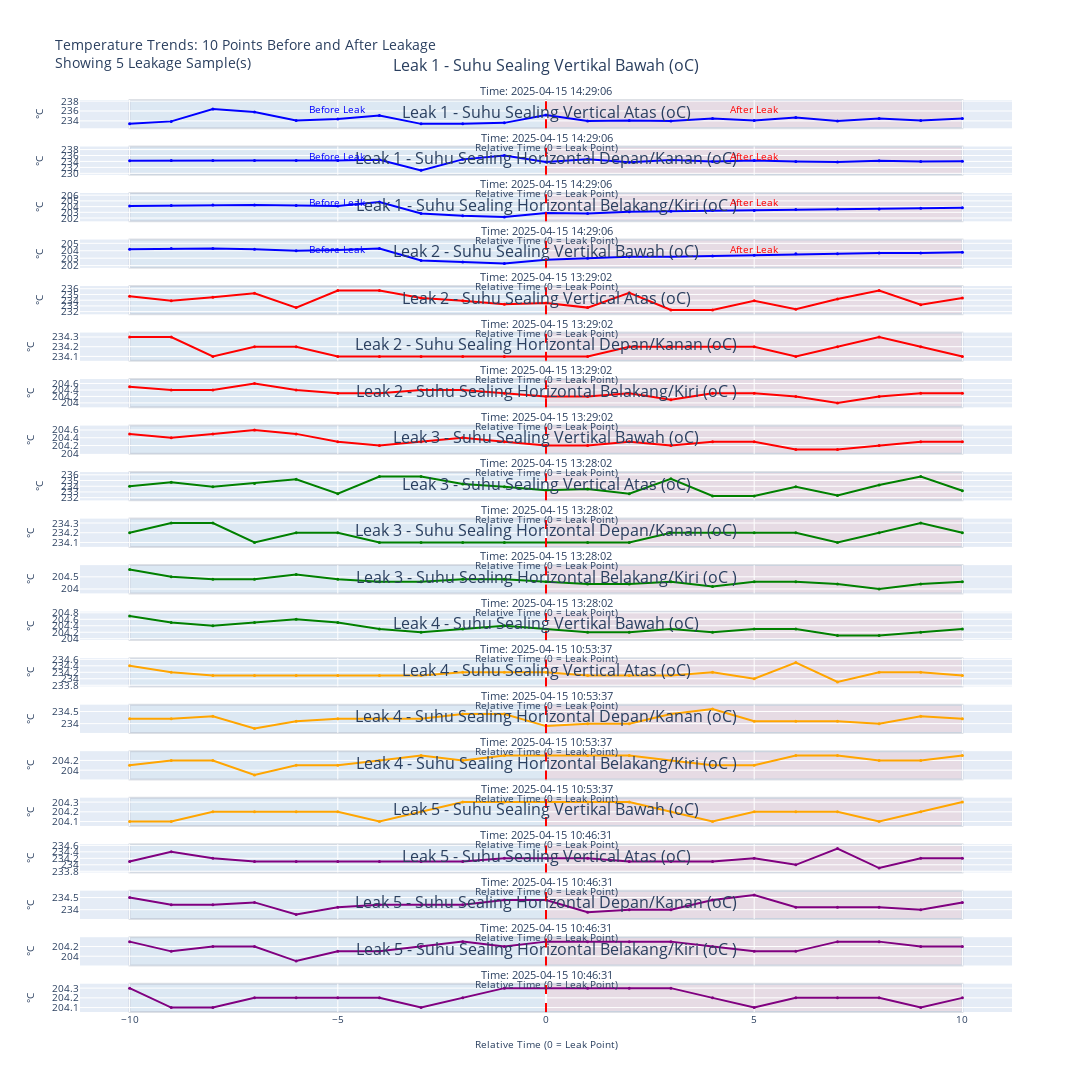

The notebook cell saved with this chart:
### Code cell
# Split for training and testing
train_size = int(len(df_cleaned) * 0.8)
df_train = df_cleaned.iloc[:train_size]
df_test = df_cleaned.iloc[train_size:]

# Plot leakage trends for training data
fig, selected_leaks = plot_leakage_trends(
    df_train, 
    leak_condition=LEAK_CONDITION, 
    n_points=10, 
    sample=5, 
    cols=sealing_cols
)
if fig:
    fig.show()

### Figure 1 — Plotly figure (JSON) as saved in the notebook; plotly's stock layout.template omitted (floating-point values rounded to 4 significant figures)
{"data": [{"line": {"color": "blue", "width": 2}, "marker": {"color": "blue", "size": 3}, "mode": "lines+markers", "name": "Leak 1 - Suhu Sealing Vertikal Bawah (oC)", "showlegend": false, "type": "scatter", "x": [-10, -9, -8, -7, -6, -5, -4, -3, -2, -1, 0, 1, 2, 3, 4, 5, 6, 7, 8, 9, 10], "xaxis": "x", "y": [233.4, 233.9, 236.4, 235.8, 234.1, 234.4, 235.1, 233.4, 233.4, 233.6, 235.2, 234.0, 234.1, 234.0, 234.5, 234.1, 234.7, 234.0, 234.5, 234.1, 234.5], "yaxis": "y"}, {"line": {"color": "blue", "width": 2}, "marker": {"color": "blue", "size": 3}, "mode": "lines+markers", "name": "Leak 1 - Suhu Sealing Vertical Atas (oC)", "showlegend": false, "type": "scatter", "x": [-10, -9, -8, -7, -6, -5, -4, -3, -2, -1, 0, 1, 2, 3, 4, 5, 6, 7, 8, 9, 10], "xaxis": "x2", "y": [234.2, 234.3, 234.3, 234.3, 234.3, 234.3, 234.6, 231.0, 234.7, 236.0, 233.8, 234.7, 233.7, 234.5, 234.0, 234.3, 234.0, 233.8, 234.2, 234.0, 234.1], "yaxis": "y2"}, {"line": {"color": "blue", "width": 2}, "marker": {"color": "blue", "size": 3}, "mode": "lines+markers", "name": "Leak 1 - Suhu Sealing Horizontal Depan/Kanan (oC)", "showlegend": false, "type": "scatter", "x": [-10, -9, -8, -7, -6, -5, -4, -3, -2, -1, 0, 1, 2, 3, 4, 5, 6, 7, 8, 9, 10], "xaxis": "x3", "y": [204.1, 204.2, 204.3, 204.3, 204.2, 204.1, 204.8, 202.8, 202.4, 202.2, 202.9, 202.8, 203.1, 203.2, 203.3, 203.3, 203.5, 203.6, 203.6, 203.7, 203.8], "yaxis": "y3"}, {"line": {"color": "blue", "width": 2}, "marker": {"color": "blue", "size": 3}, "mode": "lines+markers", "name": "Leak 1 - Suhu Sealing Horizontal Belakang/Kiri (oC )", "showlegend": false, "type": "scatter", "x": [-10, -9, -8, -7, -6, -5, -4, -3, -2, -1, 0, 1, 2, 3, 4, 5, 6, 7, 8, 9, 10], "xaxis": "x4", "y": [204.2, 204.3, 204.3, 204.2, 204.0, 204.1, 204.3, 202.7, 202.5, 202.3, 202.8, 203.0, 203.2, 203.2, 203.3, 203.4, 203.6, 203.6, 203.7, 203.7, 203.8], "yaxis": "y4"}, {"line": {"color": "red", "width": 2}, "marker": {"color": "red", "size": 3}, "mode": "lines+markers", "name": "Leak 2 - Suhu Sealing Vertikal Bawah (oC)", "showlegend": false, "type": "scatter", "x": [-10, -9, -8, -7, -6, -5, -4, -3, -2, -1, 0, 1, 2, 3, 4, 5, 6, 7, 8, 9, 10], "xaxis": "x5", "y": [234.7, 233.9, 234.5, 235.2, 232.7, 235.7, 235.7, 234.4, 233.9, 233.3, 233.5, 232.7, 235.3, 232.3, 232.3, 233.9, 232.4, 234.2, 235.7, 233.2, 234.4], "yaxis": "y5"}, {"line": {"color": "red", "width": 2}, "marker": {"color": "red", "size": 3}, "mode": "lines+markers", "name": "Leak 2 - Suhu Sealing Vertical Atas (oC)", "showlegend": false, "type": "scatter", "x": [-10, -9, -8, -7, -6, -5, -4, -3, -2, -1, 0, 1, 2, 3, 4, 5, 6, 7, 8, 9, 10], "xaxis": "x6", "y": [234.3, 234.3, 234.1, 234.2, 234.2, 234.1, 234.1, 234.1, 234.1, 234.1, 234.1, 234.1, 234.2, 234.2, 234.2, 234.2, 234.1, 234.2, 234.3, 234.2, 234.1], "yaxis": "y6"}, {"line": {"color": "red", "width": 2}, "marker": {"color": "red", "size": 3}, "mode": "lines+markers", "name": "Leak 2 - Suhu Sealing Horizontal Depan/Kanan (oC)", "showlegend": false, "type": "scatter", "x": [-10, -9, -8, -7, -6, -5, -4, -3, -2, -1, 0, 1, 2, 3, 4, 5, 6, 7, 8, 9, 10], "xaxis": "x7", "y": [204.5, 204.4, 204.4, 204.6, 204.4, 204.3, 204.3, 204.4, 204.4, 204.3, 204.2, 204.2, 204.3, 204.1, 204.3, 204.3, 204.2, 204.0, 204.2, 204.3, 204.3], "yaxis": "y7"}, {"line": {"color": "red", "width": 2}, "marker": {"color": "red", "size": 3}, "mode": "lines+markers", "name": "Leak 2 - Suhu Sealing Horizontal Belakang/Kiri (oC )", "showlegend": false, "type": "scatter", "x": [-10, -9, -8, -7, -6, -5, -4, -3, -2, -1, 0, 1, 2, 3, 4, 5, 6, 7, 8, 9, 10], "xaxis": "x8", "y": [204.5, 204.4, 204.5, 204.6, 204.5, 204.3, 204.2, 204.3, 204.4, 204.3, 204.2, 204.2, 204.3, 204.2, 204.3, 204.3, 204.1, 204.1, 204.2, 204.3, 204.3], "yaxis": "y8"}, {"line": {"color": "green", "width": 2}, "marker": {"color": "green", "size": 3}, "mode": "lines+markers", "name": "Leak 3 - Suhu Sealing Vertikal Bawah (oC)", "showlegend": false, "type": "scatter", "x": [-10, -9, -8, -7, -6, -5, -4, -3, -2, -1, 0, 1, 2, 3, 4, 5, 6, 7, 8, 9, 10], "xaxis": "x9", "y": [234.0, 234.7, 233.9, 234.5, 235.2, 232.7, 235.7, 235.7, 234.4, 233.9, 233.3, 233.5, 232.7, 235.3, 232.3, 232.3, 233.9, 232.4, 234.2, 235.7, 233.2], "yaxis": "y9"}, {"line": {"color": "green", "width": 2}, "marker": {"color": "green", "size": 3}, "mode": "lines+markers", "name": "Leak 3 - Suhu Sealing Vertical Atas (oC)", "showlegend": false, "type": "scatter", "x": [-10, -9, -8, -7, -6, -5, -4, -3, -2, -1, 0, 1, 2, 3, 4, 5, 6, 7, 8, 9, 10], "xaxis": "x10", "y": [234.2, 234.3, 234.3, 234.1, 234.2, 234.2, 234.1, 234.1, 234.1, 234.1, 234.1, 234.1, 234.1, 234.2, 234.2, 234.2, 234.2, 234.1, 234.2, 234.3, 234.2], "yaxis": "y10"}, {"line": {"color": "green", "width": 2}, "marker": {"color": "green", "size": 3}, "mode": "lines+markers", "name": "Leak 3 - Suhu Sealing Horizontal Depan/Kanan (oC)", "showlegend": false, "type": "scatter", "x": [-10, -9, -8, -7, -6, -5, -4, -3, -2, -1, 0, 1, 2, 3, 4, 5, 6, 7, 8, 9, 10], "xaxis": "x11", "y": [204.8, 204.5, 204.4, 204.4, 204.6, 204.4, 204.3, 204.3, 204.4, 204.4, 204.3, 204.2, 204.2, 204.3, 204.1, 204.3, 204.3, 204.2, 204.0, 204.2, 204.3], "yaxis": "y11"}, {"line": {"color": "green", "width": 2}, "marker": {"color": "green", "size": 3}, "mode": "lines+markers", "name": "Leak 3 - Suhu Sealing Horizontal Belakang/Kiri (oC )", "showlegend": false, "type": "scatter", "x": [-10, -9, -8, -7, -6, -5, -4, -3, -2, -1, 0, 1, 2, 3, 4, 5, 6, 7, 8, 9, 10], "xaxis": "x12", "y": [204.7, 204.5, 204.4, 204.5, 204.6, 204.5, 204.3, 204.2, 204.3, 204.4, 204.3, 204.2, 204.2, 204.3, 204.2, 204.3, 204.3, 204.1, 204.1, 204.2, 204.3], "yaxis": "y12"}, {"line": {"color": "orange", "width": 2}, "marker": {"color": "orange", "size": 3}, "mode": "lines+markers", "name": "Leak 4 - Suhu Sealing Vertikal Bawah (oC)", "showlegend": false, "type": "scatter", "x": [-10, -9, -8, -7, -6, -5, -4, -3, -2, -1, 0, 1, 2, 3, 4, 5, 6, 7, 8, 9, 10], "xaxis": "x13", "y": [234.4, 234.2, 234.1, 234.1, 234.1, 234.1, 234.1, 234.1, 234.2, 234.2, 234.2, 234.1, 234.1, 234.1, 234.2, 234.0, 234.5, 233.9, 234.2, 234.2, 234.1], "yaxis": "y13"}, {"line": {"color": "orange", "width": 2}, "marker": {"color": "orange", "size": 3}, "mode": "lines+markers", "name": "Leak 4 - Suhu Sealing Vertical Atas (oC)", "showlegend": false, "type": "scatter", "x": [-10, -9, -8, -7, -6, -5, -4, -3, -2, -1, 0, 1, 2, 3, 4, 5, 6, 7, 8, 9, 10], "xaxis": "x14", "y": [234.2, 234.2, 234.3, 233.8, 234.1, 234.2, 234.2, 234.2, 234.4, 234.4, 233.9, 234.0, 234.0, 234.4, 234.6, 234.1, 234.1, 234.1, 234.0, 234.3, 234.2], "yaxis": "y14"}, {"line": {"color": "orange", "width": 2}, "marker": {"color": "orange", "size": 3}, "mode": "lines+markers", "name": "Leak 4 - Suhu Sealing Horizontal Depan/Kanan (oC)", "showlegend": false, "type": "scatter", "x": [-10, -9, -8, -7, -6, -5, -4, -3, -2, -1, 0, 1, 2, 3, 4, 5, 6, 7, 8, 9, 10], "xaxis": "x15", "y": [204.1, 204.2, 204.2, 203.9, 204.1, 204.1, 204.2, 204.3, 204.2, 204.3, 204.3, 204.3, 204.3, 204.2, 204.1, 204.1, 204.3, 204.3, 204.2, 204.2, 204.3], "yaxis": "y15"}, {"line": {"color": "orange", "width": 2}, "marker": {"color": "orange", "size": 3}, "mode": "lines+markers", "name": "Leak 4 - Suhu Sealing Horizontal Belakang/Kiri (oC )", "showlegend": false, "type": "scatter", "x": [-10, -9, -8, -7, -6, -5, -4, -3, -2, -1, 0, 1, 2, 3, 4, 5, 6, 7, 8, 9, 10], "xaxis": "x16", "y": [204.1, 204.1, 204.2, 204.2, 204.2, 204.2, 204.1, 204.2, 204.3, 204.3, 204.3, 204.3, 204.3, 204.2, 204.1, 204.2, 204.2, 204.2, 204.1, 204.2, 204.3], "yaxis": "y16"}, {"line": {"color": "purple", "width": 2}, "marker": {"color": "purple", "size": 3}, "mode": "lines+markers", "name": "Leak 5 - Suhu Sealing Vertikal Bawah (oC)", "showlegend": false, "type": "scatter", "x": [-10, -9, -8, -7, -6, -5, -4, -3, -2, -1, 0, 1, 2, 3, 4, 5, 6, 7, 8, 9, 10], "xaxis": "x17", "y": [234.1, 234.4, 234.2, 234.1, 234.1, 234.1, 234.1, 234.1, 234.1, 234.2, 234.2, 234.2, 234.1, 234.1, 234.1, 234.2, 234.0, 234.5, 233.9, 234.2, 234.2], "yaxis": "y17"}, {"line": {"color": "purple", "width": 2}, "marker": {"color": "purple", "size": 3}, "mode": "lines+markers", "name": "Leak 5 - Suhu Sealing Vertical Atas (oC)", "showlegend": false, "type": "scatter", "x": [-10, -9, -8, -7, -6, -5, -4, -3, -2, -1, 0, 1, 2, 3, 4, 5, 6, 7, 8, 9, 10], "xaxis": "x18", "y": [234.5, 234.2, 234.2, 234.3, 233.8, 234.1, 234.2, 234.2, 234.2, 234.4, 234.4, 233.9, 234.0, 234.0, 234.4, 234.6, 234.1, 234.1, 234.1, 234.0, 234.3], "yaxis": "y18"}, {"line": {"color": "purple", "width": 2}, "marker": {"color": "purple", "size": 3}, "mode": "lines+markers", "name": "Leak 5 - Suhu Sealing Horizontal Depan/Kanan (oC)", "showlegend": false, "type": "scatter", "x": [-10, -9, -8, -7, -6, -5, -4, -3, -2, -1, 0, 1, 2, 3, 4, 5, 6, 7, 8, 9, 10], "xaxis": "x19", "y": [204.3, 204.1, 204.2, 204.2, 203.9, 204.1, 204.1, 204.2, 204.3, 204.2, 204.3, 204.3, 204.3, 204.3, 204.2, 204.1, 204.1, 204.3, 204.3, 204.2, 204.2], "yaxis": "y19"}, {"line": {"color": "purple", "width": 2}, "marker": {"color": "purple", "size": 3}, "mode": "lines+markers", "name": "Leak 5 - Suhu Sealing Horizontal Belakang/Kiri (oC )", "showlegend": false, "type": "scatter", "x": [-10, -9, -8, -7, -6, -5, -4, -3, -2, -1, 0, 1, 2, 3, 4, 5, 6, 7, 8, 9, 10], "xaxis": "x20", "y": [204.3, 204.1, 204.1, 204.2, 204.2, 204.2, 204.2, 204.1, 204.2, 204.3, 204.3, 204.3, 204.3, 204.3, 204.2, 204.1, 204.2, 204.2, 204.2, 204.1, 204.2], "yaxis": "y20"}], "layout": {"annotations": [{"font": {"size": 16}, "showarrow": false, "text": "Leak 1 - Suhu Sealing Vertikal Bawah (oC)<br><sub>Time: 2025-04-15 14:29:06</sub>", "x": 0.5, "xanchor": "center", "xref": "paper", "y": 1, "yanchor": "bottom", "yref": "paper"}, {"font": {"size": 16}, "showarrow": false, "text": "Leak 1 - Suhu Sealing Vertical Atas (oC)<br><sub>Time: 2025-04-15 14:29:06</sub>", "x": 0.5, "xanchor": "center", "xref": "paper", "y": 0.949, "yanchor": "bottom", "yref": "paper"}, {"font": {"size": 16}, "showarrow": false, "text": "Leak 1 - Suhu Sealing Horizontal Depan/Kanan (oC)<br><sub>Time: 2025-04-15 14:29:06</sub>", "x": 0.5, "xanchor": "center", "xref": "paper", "y": 0.898, "yanchor": "bottom", "yref": "paper"}, {"font": {"size": 16}, "showarrow": false, "text": "Leak 1 - Suhu Sealing Horizontal Belakang/Kiri (oC )<br><sub>Time: 2025-04-15 14:29:06</sub>", "x": 0.5, "xanchor": "center", "xref": "paper", "y": 0.847, "yanchor": "bottom", "yref": "paper"}, {"font": {"size": 16}, "showarrow": false, "text": "Leak 2 - Suhu Sealing Vertikal Bawah (oC)<br><sub>Time: 2025-04-15 13:29:02</sub>", "x": 0.5, "xanchor": "center", "xref": "paper", "y": 0.796, "yanchor": "bottom", "yref": "paper"}, {"font": {"size": 16}, "showarrow": false, "text": "Leak 2 - Suhu Sealing Vertical Atas (oC)<br><sub>Time: 2025-04-15 13:29:02</sub>", "x": 0.5, "xanchor": "center", "xref": "paper", "y": 0.745, "yanchor": "bottom", "yref": "paper"}, {"font": {"size": 16}, "showarrow": false, "text": "Leak 2 - Suhu Sealing Horizontal Depan/Kanan (oC)<br><sub>Time: 2025-04-15 13:29:02</sub>", "x": 0.5, "xanchor": "center", "xref": "paper", "y": 0.694, "yanchor": "bottom", "yref": "paper"}, {"font": {"size": 16}, "showarrow": false, "text": "Leak 2 - Suhu Sealing Horizontal Belakang/Kiri (oC )<br><sub>Time: 2025-04-15 13:29:02</sub>", "x": 0.5, "xanchor": "center", "xref": "paper", "y": 0.643, "yanchor": "bottom", "yref": "paper"}, {"font": {"size": 16}, "showarrow": false, "text": "Leak 3 - Suhu Sealing Vertikal Bawah (oC)<br><sub>Time: 2025-04-15 13:28:02</sub>", "x": 0.5, "xanchor": "center", "xref": "paper", "y": 0.592, "yanchor": "bottom", "yref": "paper"}, {"font": {"size": 16}, "showarrow": false, "text": "Leak 3 - Suhu Sealing Vertical Atas (oC)<br><sub>Time: 2025-04-15 13:28:02</sub>", "x": 0.5, "xanchor": "center", "xref": "paper", "y": 0.541, "yanchor": "bottom", "yref": "paper"}, {"font": {"size": 16}, "showarrow": false, "text": "Leak 3 - Suhu Sealing Horizontal Depan/Kanan (oC)<br><sub>Time: 2025-04-15 13:28:02</sub>", "x": 0.5, "xanchor": "center", "xref": "paper", "y": 0.49, "yanchor": "bottom", "yref": "paper"}, {"font": {"size": 16}, "showarrow": false, "text": "Leak 3 - Suhu Sealing Horizontal Belakang/Kiri (oC )<br><sub>Time: 2025-04-15 13:28:02</sub>", "x": 0.5, "xanchor": "center", "xref": "paper", "y": 0.439, "yanchor": "bottom", "yref": "paper"}, {"font": {"size": 16}, "showarrow": false, "text": "Leak 4 - Suhu Sealing Vertikal Bawah (oC)<br><sub>Time: 2025-04-15 10:53:37</sub>", "x": 0.5, "xanchor": "center", "xref": "paper", "y": 0.388, "yanchor": "bottom", "yref": "paper"}, {"font": {"size": 16}, "showarrow": false, "text": "Leak 4 - Suhu Sealing Vertical Atas (oC)<br><sub>Time: 2025-04-15 10:53:37</sub>", "x": 0.5, "xanchor": "center", "xref": "paper", "y": 0.337, "yanchor": "bottom", "yref": "paper"}, {"font": {"size": 16}, "showarrow": false, "text": "Leak 4 - Suhu Sealing Horizontal Depan/Kanan (oC)<br><sub>Time: 2025-04-15 10:53:37</sub>", "x": 0.5, "xanchor": "center", "xref": "paper", "y": 0.286, "yanchor": "bottom", "yref": "paper"}, {"font": {"size": 16}, "showarrow": false, "text": "Leak 4 - Suhu Sealing Horizontal Belakang/Kiri (oC )<br><sub>Time: 2025-04-15 10:53:37</sub>", "x": 0.5, "xanchor": "center", "xref": "paper", "y": 0.235, "yanchor": "bottom", "yref": "paper"}, {"font": {"size": 16}, "showarrow": false, "text": "Leak 5 - Suhu Sealing Vertikal Bawah (oC)<br><sub>Time: 2025-04-15 10:46:31</sub>", "x": 0.5, "xanchor": "center", "xref": "paper", "y": 0.184, "yanchor": "bottom", "yref": "paper"}, {"font": {"size": 16}, "showarrow": false, "text": "Leak 5 - Suhu Sealing Vertical Atas (oC)<br><sub>Time: 2025-04-15 10:46:31</sub>", "x": 0.5, "xanchor": "center", "xref": "paper", "y": 0.133, "yanchor": "bottom", "yref": "paper"}, {"font": {"size": 16}, "showarrow": false, "text": "Leak 5 - Suhu Sealing Horizontal Depan/Kanan (oC)<br><sub>Time: 2025-04-15 10:46:31</sub>", "x": 0.5, "xanchor": "center", "xref": "paper", "y": 0.082, "yanchor": "bottom", "yref": "paper"}, {"font": {"size": 16}, "showarrow": false, "text": "Leak 5 - Suhu Sealing Horizontal Belakang/Kiri (oC )<br><sub>Time: 2025-04-15 10:46:31</sub>", "x": 0.5, "xanchor": "center", "xref": "paper", "y": 0.031, "yanchor": "bottom", "yref": "paper"}, {"font": {"color": "blue", "size": 10}, "showarrow": false, "text": "Before Leak", "x": -5, "xref": "x", "y": 236.4, "yref": "y"}, {"font": {"color": "red", "size": 10}, "showarrow": false, "text": "After Leak", "x": 5, "xref": "x", "y": 236.4, "yref": "y"}, {"font": {"color": "blue", "size": 10}, "showarrow": false, "text": "Before Leak", "x": -5, "xref": "x2", "y": 236, "yref": "y2"}, {"font": {"color": "red", "size": 10}, "showarrow": false, "text": "After Leak", "x": 5, "xref": "x2", "y": 236, "yref": "y2"}, {"font": {"color": "blue", "size": 10}, "showarrow": false, "text": "Before Leak", "x": -5, "xref": "x3", "y": 204.8, "yref": "y3"}, {"font": {"color": "red", "size": 10}, "showarrow": false, "text": "After Leak", "x": 5, "xref": "x3", "y": 204.8, "yref": "y3"}, {"font": {"color": "blue", "size": 10}, "showarrow": false, "text": "Before Leak", "x": -5, "xref": "x4", "y": 204.3, "yref": "y4"}, {"font": {"color": "red", "size": 10}, "showarrow": false, "text": "After Leak", "x": 5, "xref": "x4", "y": 204.3, "yref": "y4"}], "font": {"size": 10}, "height": 4000, "shapes": [{"fillcolor": "lightblue", "layer": "below", "opacity": 0.15, "type": "rect", "x0": -10, "x1": 0, "xref": "x", "y0": 0, "y1": 1, "yref": "y domain"}, {"line": {"color": "red", "dash": "dash", "width": 2}, "type": "line", "x0": 0, "x1": 0, "xref": "x", "y0": 0, "y1": 1, "yref": "y domain"}, {"fillcolor": "lightcoral", "layer": "below", "opacity": 0.15, "type": "rect", "x0": 0, "x1": 10, "xref": "x", "y0": 0, "y1": 1, "yref": "y domain"}, {"fillcolor": "lightblue", "layer": "below", "opacity": 0.15, "type": "rect", "x0": -10, "x1": 0, "xref": "x2", "y0": 0, "y1": 1, "yref": "y2 domain"}, {"line": {"color": "red", "dash": "dash", "width": 2}, "type": "line", "x0": 0, "x1": 0, "xref": "x2", "y0": 0, "y1": 1, "yref": "y2 domain"}, {"fillcolor": "lightcoral", "layer": "below", "opacity": 0.15, "type": "rect", "x0": 0, "x1": 10, "xref": "x2", "y0": 0, "y1": 1, "yref": "y2 domain"}, {"fillcolor": "lightblue", "layer": "below", "opacity": 0.15, "type": "rect", "x0": -10, "x1": 0, "xref": "x3", "y0": 0, "y1": 1, "yref": "y3 domain"}, {"line": {"color": "red", "dash": "dash", "width": 2}, "type": "line", "x0": 0, "x1": 0, "xref": "x3", "y0": 0, "y1": 1, "yref": "y3 domain"}, {"fillcolor": "lightcoral", "layer": "below", "opacity": 0.15, "type": "rect", "x0": 0, "x1": 10, "xref": "x3", "y0": 0, "y1": 1, "yref": "y3 domain"}, {"fillcolor": "lightblue", "layer": "below", "opacity": 0.15, "type": "rect", "x0": -10, "x1": 0, "xref": "x4", "y0": 0, "y1": 1, "yref": "y4 domain"}, {"line": {"color": "red", "dash": "dash", "width": 2}, "type": "line", "x0": 0, "x1": 0, "xref": "x4", "y0": 0, "y1": 1, "yref": "y4 domain"}, {"fillcolor": "lightcoral", "layer": "below", "opacity": 0.15, "type": "rect", "x0": 0, "x1": 10, "xref": "x4", "y0": 0, "y1": 1, "yref": "y4 domain"}, {"fillcolor": "lightblue", "layer": "below", "opacity": 0.15, "type": "rect", "x0": -10, "x1": 0, "xref": "x5", "y0": 0, "y1": 1, "yref": "y5 domain"}, {"line": {"color": "red", "dash": "dash", "width": 2}, "type": "line", "x0": 0, "x1": 0, "xref": "x5", "y0": 0, "y1": 1, "yref": "y5 domain"}, {"fillcolor": "lightcoral", "layer": "below", "opacity": 0.15, "type": "rect", "x0": 0, "x1": 10, "xref": "x5", "y0": 0, "y1": 1, "yref": "y5 domain"}, {"fillcolor": "lightblue", "layer": "below", "opacity": 0.15, "type": "rect", "x0": -10, "x1": 0, "xref": "x6", "y0": 0, "y1": 1, "yref": "y6 domain"}, {"line": {"color": "red", "dash": "dash", "width": 2}, "type": "line", "x0": 0, "x1": 0, "xref": "x6", "y0": 0, "y1": 1, "yref": "y6 domain"}, {"fillcolor": "lightcoral", "layer": "below", "opacity": 0.15, "type": "rect", "x0": 0, "x1": 10, "xref": "x6", "y0": 0, "y1": 1, "yref": "y6 domain"}, {"fillcolor": "lightblue", "layer": "below", "opacity": 0.15, "type": "rect", "x0": -10, "x1": 0, "xref": "x7", "y0": 0, "y1": 1, "yref": "y7 domain"}, {"line": {"color": "red", "dash": "dash", "width": 2}, "type": "line", "x0": 0, "x1": 0, "xref": "x7", "y0": 0, "y1": 1, "yref": "y7 domain"}, {"fillcolor": "lightcoral", "layer": "below", "opacity": 0.15, "type": "rect", "x0": 0, "x1": 10, "xref": "x7", "y0": 0, "y1": 1, "yref": "y7 domain"}, {"fillcolor": "lightblue", "layer": "below", "opacity": 0.15, "type": "rect", "x0": -10, "x1": 0, "xref": "x8", "y0": 0, "y1": 1, "yref": "y8 domain"}, {"line": {"color": "red", "dash": "dash", "width": 2}, "type": "line", "x0": 0, "x1": 0, "xref": "x8", "y0": 0, "y1": 1, "yref": "y8 domain"}, {"fillcolor": "lightcoral", "layer": "below", "opacity": 0.15, "type": "rect", "x0": 0, "x1": 10, "xref": "x8", "y0": 0, "y1": 1, "yref": "y8 domain"}, {"fillcolor": "lightblue", "layer": "below", "opacity": 0.15, "type": "rect", "x0": -10, "x1": 0, "xref": "x9", "y0": 0, "y1": 1, "yref": "y9 domain"}, {"line": {"color": "red", "dash": "dash", "width": 2}, "type": "line", "x0": 0, "x1": 0, "xref": "x9", "y0": 0, "y1": 1, "yref": "y9 domain"}, {"fillcolor": "lightcoral", "layer": "below", "opacity": 0.15, "type": "rect", "x0": 0, "x1": 10, "xref": "x9", "y0": 0, "y1": 1, "yref": "y9 domain"}, {"fillcolor": "lightblue", "layer": "below", "opacity": 0.15, "type": "rect", "x0": -10, "x1": 0, "xref": "x10", "y0": 0, "y1": 1, "yref": "y10 domain"}, {"line": {"color": "red", "dash": "dash", "width": 2}, "type": "line", "x0": 0, "x1": 0, "xref": "x10", "y0": 0, "y1": 1, "yref": "y10 domain"}, {"fillcolor": "lightcoral", "layer": "below", "opacity": 0.15, "type": "rect", "x0": 0, "x1": 10, "xref": "x10", "y0": 0, "y1": 1, "yref": "y10 domain"}, {"fillcolor": "lightblue", "layer": "below", "opacity": 0.15, "type": "rect", "x0": -10, "x1": 0, "xref": "x11", "y0": 0, "y1": 1, "yref": "y11 domain"}, {"line": {"color": "red", "dash": "dash", "width": 2}, "type": "line", "x0": 0, "x1": 0, "xref": "x11", "y0": 0, "y1": 1, "yref": "y11 domain"}, {"fillcolor": "lightcoral", "layer": "below", "opacity": 0.15, "type": "rect", "x0": 0, "x1": 10, "xref": "x11", "y0": 0, "y1": 1, "yref": "y11 domain"}, {"fillcolor": "lightblue", "layer": "below", "opacity": 0.15, "type": "rect", "x0": -10, "x1": 0, "xref": "x12", "y0": 0, "y1": 1, "yref": "y12 domain"}, {"line": {"color": "red", "dash": "dash", "width": 2}, "type": "line", "x0": 0, "x1": 0, "xref": "x12", "y0": 0, "y1": 1, "yref": "y12 domain"}, {"fillcolor": "lightcoral", "layer": "below", "opacity": 0.15, "type": "rect", "x0": 0, "x1": 10, "xref": "x12", "y0": 0, "y1": 1, "yref": "y12 domain"}, {"fillcolor": "lightblue", "layer": "below", "opacity": 0.15, "type": "rect", "x0": -10, "x1": 0, "xref": "x13", "y0": 0, "y1": 1, "yref": "y13 domain"}, {"line": {"color": "red", "dash": "dash", "width": 2}, "type": "line", "x0": 0, "x1": 0, "xref": "x13", "y0": 0, "y1": 1, "yref": "y13 domain"}, {"fillcolor": "lightcoral", "layer": "below", "opacity": 0.15, "type": "rect", "x0": 0, "x1": 10, "xref": "x13", "y0": 0, "y1": 1, "yref": "y13 domain"}, {"fillcolor": "lightblue", "layer": "below", "opacity": 0.15, "type": "rect", "x0": -10, "x1": 0, "xref": "x14", "y0": 0, "y1": 1, "yref": "y14 domain"}, {"line": {"color": "red", "dash": "dash", "width": 2}, "type": "line", "x0": 0, "x1": 0, "xref": "x14", "y0": 0, "y1": 1, "yref": "y14 domain"}, {"fillcolor": "lightcoral", "layer": "below", "opacity": 0.15, "type": "rect", "x0": 0, "x1": 10, "xref": "x14", "y0": 0, "y1": 1, "yref": "y14 domain"}, {"fillcolor": "lightblue", "layer": "below", "opacity": 0.15, "type": "rect", "x0": -10, "x1": 0, "xref": "x15", "y0": 0, "y1": 1, "yref": "y15 domain"}, {"line": {"color": "red", "dash": "dash", "width": 2}, "type": "line", "x0": 0, "x1": 0, "xref": "x15", "y0": 0, "y1": 1, "yref": "y15 domain"}, {"fillcolor": "lightcoral", "layer": "below", "opacity": 0.15, "type": "rect", "x0": 0, "x1": 10, "xref": "x15", "y0": 0, "y1": 1, "yref": "y15 domain"}, {"fillcolor": "lightblue", "layer": "below", "opacity": 0.15, "type": "rect", "x0": -10, "x1": 0, "xref": "x16", "y0": 0, "y1": 1, "yref": "y16 domain"}, {"line": {"color": "red", "dash": "dash", "width": 2}, "type": "line", "x0": 0, "x1": 0, "xref": "x16", "y0": 0, "y1": 1, "yref": "y16 domain"}, {"fillcolor": "lightcoral", "layer": "below", "opacity": 0.15, "type": "rect", "x0": 0, "x1": 10, "xref": "x16", "y0": 0, "y1": 1, "yref": "y16 domain"}, {"fillcolor": "lightblue", "layer": "below", "opacity": 0.15, "type": "rect", "x0": -10, "x1": 0, "xref": "x17", "y0": 0, "y1": 1, "yref": "y17 domain"}, {"line": {"color": "red", "dash": "dash", "width": 2}, "type": "line", "x0": 0, "x1": 0, "xref": "x17", "y0": 0, "y1": 1, "yref": "y17 domain"}, {"fillcolor": "lightcoral", "layer": "below", "opacity": 0.15, "type": "rect", "x0": 0, "x1": 10, "xref": "x17", "y0": 0, "y1": 1, "yref": "y17 domain"}, {"fillcolor": "lightblue", "layer": "below", "opacity": 0.15, "type": "rect", "x0": -10, "x1": 0, "xref": "x18", "y0": 0, "y1": 1, "yref": "y18 domain"}, {"line": {"color": "red", "dash": "dash", "width": 2}, "type": "line", "x0": 0, "x1": 0, "xref": "x18", "y0": 0, "y1": 1, "yref": "y18 domain"}, {"fillcolor": "lightcoral", "layer": "below", "opacity": 0.15, "type": "rect", "x0": 0, "x1": 10, "xref": "x18", "y0": 0, "y1": 1, "yref": "y18 domain"}, {"fillcolor": "lightblue", "layer": "below", "opacity": 0.15, "type": "rect", "x0": -10, "x1": 0, "xref": "x19", "y0": 0, "y1": 1, "yref": "y19 domain"}, {"line": {"color": "red", "dash": "dash", "width": 2}, "type": "line", "x0": 0, "x1": 0, "xref": "x19", "y0": 0, "y1": 1, "yref": "y19 domain"}, {"fillcolor": "lightcoral", "layer": "below", "opacity": 0.15, "type": "rect", "x0": 0, "x1": 10, "xref": "x19", "y0": 0, "y1": 1, "yref": "y19 domain"}, {"fillcolor": "lightblue", "layer": "below", "opacity": 0.15, "type": "rect", "x0": -10, "x1": 0, "xref": "x20", "y0": 0, "y1": 1, "yref": "y20 domain"}, {"line": {"color": "red", "dash": "dash", "width": 2}, "type": "line", "x0": 0, "x1": 0, "xref": "x20", "y0": 0, "y1": 1, "yref": "y20 domain"}, {"fillcolor": "lightcoral", "layer": "below", "opacity": 0.15, "type": "rect", "x0": 0, "x1": 10, "xref": "x20", "y0": 0, "y1": 1, "yref": "y20 domain"}], "showlegend": false, "title": {"text": "Temperature Trends: 10 Points Before and After Leakage<br>Showing 5 Leakage Sample(s)"}, "width": 1400, "xaxis": {"anchor": "y", "domain": [0, 1], "matches": "x20", "showticklabels": false, "title": {"font": {"size": 10}, "text": "Relative Time (0 = Leak Point)"}}, "xaxis10": {"anchor": "y10", "domain": [0, 1], "matches": "x20", "showticklabels": false, "title": {"font": {"size": 10}, "text": "Relative Time (0 = Leak Point)"}}, "xaxis11": {"anchor": "y11", "domain": [0, 1], "matches": "x20", "showticklabels": false, "title": {"font": {"size": 10}, "text": "Relative Time (0 = Leak Point)"}}, "xaxis12": {"anchor": "y12", "domain": [0, 1], "matches": "x20", "showticklabels": false, "title": {"font": {"size": 10}, "text": "Relative Time (0 = Leak Point)"}}, "xaxis13": {"anchor": "y13", "domain": [0, 1], "matches": "x20", "showticklabels": false, "title": {"font": {"size": 10}, "text": "Relative Time (0 = Leak Point)"}}, "xaxis14": {"anchor": "y14", "domain": [0, 1], "matches": "x20", "showticklabels": false, "title": {"font": {"size": 10}, "text": "Relative Time (0 = Leak Point)"}}, "xaxis15": {"anchor": "y15", "domain": [0, 1], "matches": "x20", "showticklabels": false, "title": {"font": {"size": 10}, "text": "Relative Time (0 = Leak Point)"}}, "xaxis16": {"anchor": "y16", "domain": [0, 1], "matches": "x20", "showticklabels": false, "title": {"font": {"size": 10}, "text": "Relative Time (0 = Leak Point)"}}, "xaxis17": {"anchor": "y17", "domain": [0, 1], "matches": "x20", "showticklabels": false, "title": {"font": {"size": 10}, "text": "Relative Time (0 = Leak Point)"}}, "xaxis18": {"anchor": "y18", "domain": [0, 1], "matches": "x20", "showticklabels": false, "title": {"font": {"size": 10}, "text": "Relative Time (0 = Leak Point)"}}, "xaxis19": {"anchor": "y19", "domain": [0, 1], "matches": "x20", "showticklabels": false, "title": {"font": {"size": 10}, "text": "Relative Time (0 = Leak Point)"}}, "xaxis2": {"anchor": "y2", "domain": [0, 1], "matches": "x20", "showticklabels": false, "title": {"font": {"size": 10}, "text": "Relative Time (0 = Leak Point)"}}, "xaxis20": {"anchor": "y20", "domain": [0, 1], "title": {"font": {"size": 10}, "text": "Relative Time (0 = Leak Point)"}}, "xaxis3": {"anchor": "y3", "domain": [0, 1], "matches": "x20", "showticklabels": false, "title": {"font": {"size": 10}, "text": "Relative Time (0 = Leak Point)"}}, "xaxis4": {"anchor": "y4", "domain": [0, 1], "matches": "x20", "showticklabels": false, "title": {"font": {"size": 10}, "text": "Relative Time (0 = Leak Point)"}}, "xaxis5": {"anchor": "y5", "domain": [0, 1], "matches": "x20", "showticklabels": false, "title": {"font": {"size": 10}, "text": "Relative Time (0 = Leak Point)"}}, "xaxis6": {"anchor": "y6", "domain": [0, 1], "matches": "x20", "showticklabels": false, "title": {"font": {"size": 10}, "text": "Relative Time (0 = Leak Point)"}}, "xaxis7": {"anchor": "y7", "domain": [0, 1], "matches": "x20", "showticklabels": false, "title": {"font": {"size": 10}, "text": "Relative Time (0 = Leak Point)"}}, "xaxis8": {"anchor": "y8", "domain": [0, 1], "matches": "x20", "showticklabels": false, "title": {"font": {"size": 10}, "text": "Relative Time (0 = Leak Point)"}}, "xaxis9": {"anchor": "y9", "domain": [0, 1], "matches": "x20", "showticklabels": false, "title": {"font": {"size": 10}, "text": "Relative Time (0 = Leak Point)"}}, "yaxis": {"anchor": "x", "domain": [0.969, 1], "title": {"font": {"size": 10}, "text": "°C"}}, "yaxis10": {"anchor": "x10", "domain": [0.51, 0.541], "title": {"font": {"size": 10}, "text": "°C"}}, "yaxis11": {"anchor": "x11", "domain": [0.459, 0.49], "title": {"font": {"size": 10}, "text": "°C"}}, "yaxis12": {"anchor": "x12", "domain": [0.408, 0.439], "title": {"font": {"size": 10}, "text": "°C"}}, "yaxis13": {"anchor": "x13", "domain": [0.357, 0.388], "title": {"font": {"size": 10}, "text": "°C"}}, "yaxis14": {"anchor": "x14", "domain": [0.306, 0.337], "title": {"font": {"size": 10}, "text": "°C"}}, "yaxis15": {"anchor": "x15", "domain": [0.255, 0.286], "title": {"font": {"size": 10}, "text": "°C"}}, "yaxis16": {"anchor": "x16", "domain": [0.204, 0.235], "title": {"font": {"size": 10}, "text": "°C"}}, "yaxis17": {"anchor": "x17", "domain": [0.153, 0.184], "title": {"font": {"size": 10}, "text": "°C"}}, "yaxis18": {"anchor": "x18", "domain": [0.102, 0.133], "title": {"font": {"size": 10}, "text": "°C"}}, "yaxis19": {"anchor": "x19", "domain": [0.051, 0.082], "title": {"font": {"size": 10}, "text": "°C"}}, "yaxis2": {"anchor": "x2", "domain": [0.918, 0.949], "title": {"font": {"size": 10}, "text": "°C"}}, "yaxis20": {"anchor": "x20", "domain": [0, 0.031], "title": {"font": {"size": 10}, "text": "°C"}}, "yaxis3": {"anchor": "x3", "domain": [0.867, 0.898], "title": {"font": {"size": 10}, "text": "°C"}}, "yaxis4": {"anchor": "x4", "domain": [0.816, 0.847], "title": {"font": {"size": 10}, "text": "°C"}}, "yaxis5": {"anchor": "x5", "domain": [0.765, 0.796], "title": {"font": {"size": 10}, "text": "°C"}}, "yaxis6": {"anchor": "x6", "domain": [0.714, 0.745], "title": {"font": {"size": 10}, "text": "°C"}}, "yaxis7": {"anchor": "x7", "domain": [0.663, 0.694], "title": {"font": {"size": 10}, "text": "°C"}}, "yaxis8": {"anchor": "x8", "domain": [0.612, 0.643], "title": {"font": {"size": 10}, "text": "°C"}}, "yaxis9": {"anchor": "x9", "domain": [0.561, 0.592], "title": {"font": {"size": 10}, "text": "°C"}}}}
